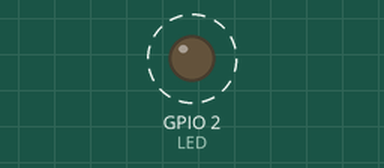
Recording of a sketch running on a simulated ESP8266 (NodeMCU). Shown: output pins drawn as LEDs (lit = HIGH). Dashed ring = blinking. WiFi joins after 1.5 s; servers stay silent unless stated; what the sketch prints to the serial monitor is not drawn.

Above: at 12.0 s.
Timing chart, 0 to 16.1 s (numbered marks = the images above):
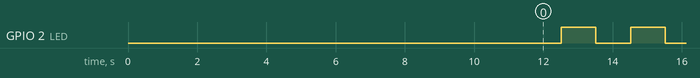

Measured:
- by itself, GPIO 2 (LED): alternates HIGH for 1.0 s and LOW for 1.0 s

The sketch:

nodemcu_blinkLed.ino
```cpp
/*
  NodeMCU-BlinkendeLED
  Led an dem Modul ESP8266 bzw. Board NodeMCU blinken lassen
  Programm erprobt ab Arduino IDE 1.6.13
  Weitere Beispiele unter http://www.mikrocontroller-elektronik.de/
*/

#include <ESP8266WiFi.h>

#define LED 2 //GPIO16 Interne Led auf dem NodeMCU Board
//oft auch bereits als LED_BUILTIN definiert
//man koennte auch schreiben #define LED  16 (was das gleiche ist)

// #define LED D7 //nur Falls du externe LED z.B. an D7 (GPIO13)
// über ca. 330 Ohm Widerstand angeschlossen hast auskommentieren

const char* ssid = "Black Ice";
const char* password = "gast0815abc";

// Web Server on port 80
WiFiServer server(80);


void setup() {
  pinMode(LED, OUTPUT); // Port aus Ausgang schalten
  Serial.begin(115200);
  delay(10);

  Serial.println();
  Serial.println();
  Serial.print("Verbinde mich mit Netz: ");
  Serial.println(ssid);

  WiFi.begin(ssid, password);

  while (WiFi.status() != WL_CONNECTED) {
    delay(500);
    Serial.print(".");
  }
  Serial.println("");
  Serial.println("WiFi Verbindung aufgebaut");
  Serial.print("Eigene IP des ESP-Modul: ");
  Serial.println(WiFi.localIP());

  Serial.println("Starting web server");
  // Starting the web server
  server.begin();
  Serial.println("Web server running. Waiting for the ESP IP...");
  delay(10000);
  Serial.println("web server started");

}

void loop() {
  digitalWrite(LED, LOW); //Led port ausschalten
  delay(1000); //1 Sek Pause
  digitalWrite(LED, HIGH); //Led port einschlaten
  delay(1000);
}
```
